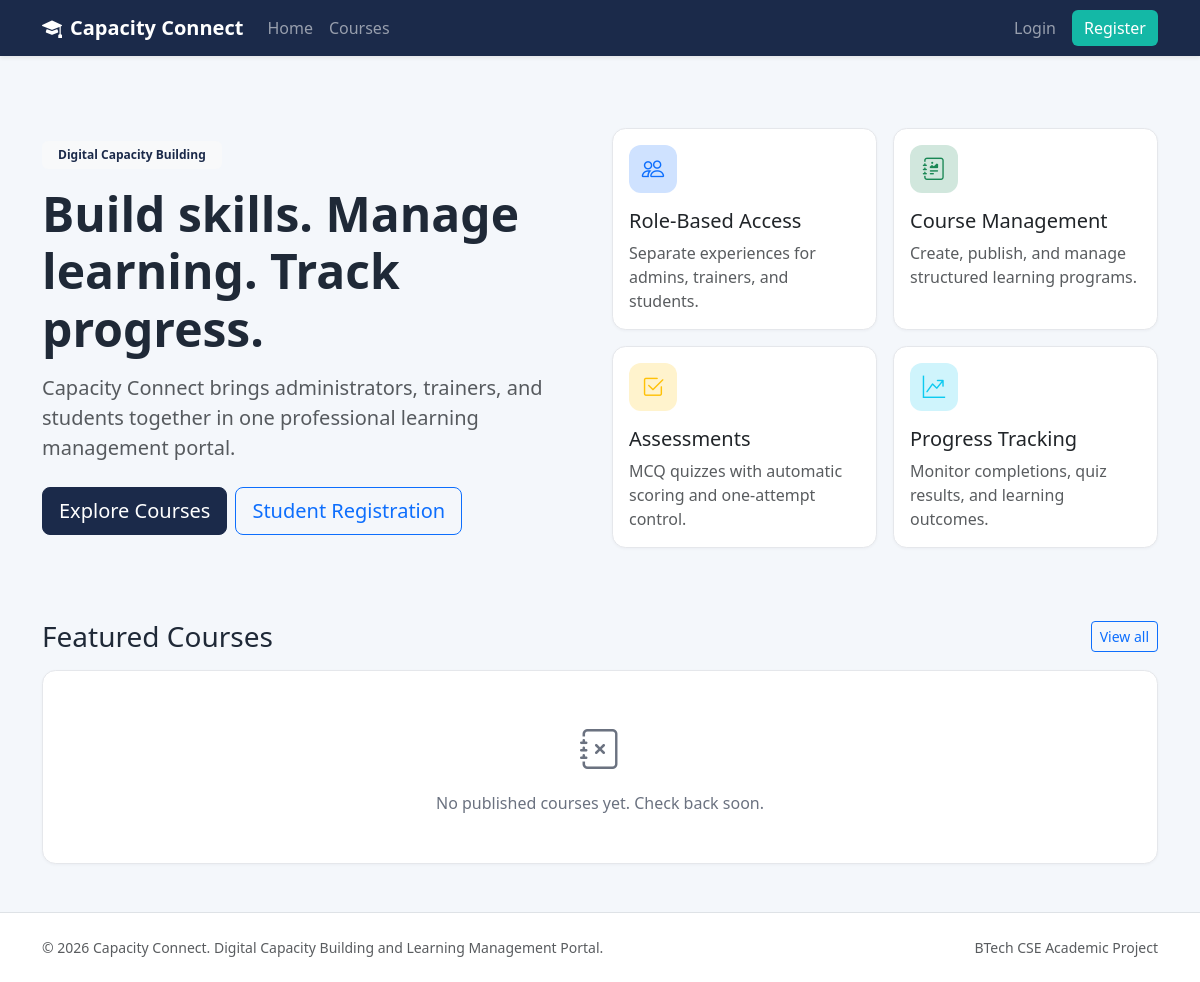
Before: / with the older database file.
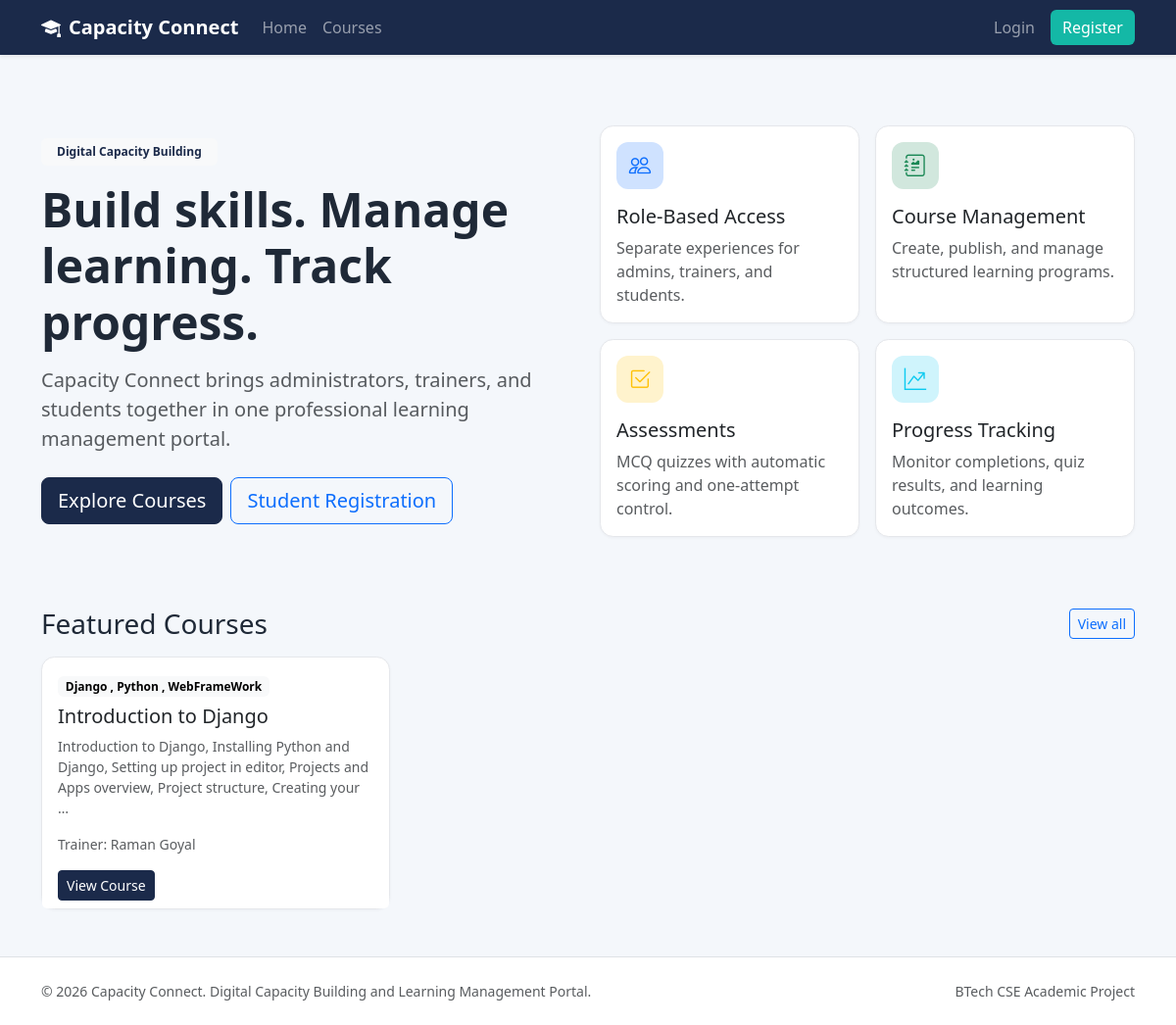
After: the same page with the newer database file.
### courses/models.py (models this page shows, shortened)
class Course(models.Model):
    class Status(models.TextChoices):
        DRAFT = "DRAFT", "Draft"
        PUBLISHED = "PUBLISHED", "Published"
        ARCHIVED = "ARCHIVED", "Archived"
    title = models.CharField(max_length=200)
    description = models.TextField()
    category = models.CharField(max_length=100)
    trainer = models.ForeignKey(
        settings.AUTH_USER_MODEL,
        on_delete=models.CASCADE,
        related_name="courses_taught",
    )
    status = models.CharField(max_length=20, choices=Status.choices, default=Status.DRAFT)
    thumbnail = models.ImageField(upload_to="course_thumbnails/", blank=True, null=True)
    created_at = models.DateTimeField(auto_now_add=True)
    updated_at = models.DateTimeField(auto_now=True)
    class Meta:
        ordering = ["-created_at"]
        constraints = [
            models.UniqueConstraint(
                fields=["trainer", "title"],
                name="unique_course_title_per_trainer",
            )
        ]

### accounts/models.py (models this page shows, shortened)
class User(AbstractUser):
    class Role(models.TextChoices):
        ADMIN = "ADMIN", "Administrator"
        TRAINER = "TRAINER", "Trainer"
        STUDENT = "STUDENT", "Student"
    role = models.CharField(max_length=20, choices=Role.choices, default=Role.STUDENT)
    email = models.EmailField(unique=True)
    class Meta:
        ordering = ["username"]

### core/views.py (the view)
# urls.py: path("", views.home, name="home"),
def home(request):
    featured_courses = Course.objects.filter(status=Course.Status.PUBLISHED).select_related("trainer")[:6]
    return render(request, "core/home.html", {"featured_courses": featured_courses})

### core/context_processors.py (called while the page is built, shortened)
def global_notifications(request):
    return {"global_unread_notification_count": 0, "global_recent_notifications": []}

### templates/core/home.html (shortened to what this page needs)
{% extends 'base.html' %}
{% block content %}
<section class="py-5">
    <div class="row align-items-center g-4">
        <div class="col-lg-6">
            <span class="badge text-bg-light text-primary-dark mb-3 px-3 py-2">Digital Capacity Building</span>
            <h1 class="display-5 fw-bold mb-3">Build skills. Manage learning. Track progress.</h1>
            <p class="lead text-muted mb-4">Capacity Connect brings administrators, trainers, and students together in one professional learning management portal.</p>
            <div class="d-flex gap-2 flex-wrap">
                <a href="{% url 'courses:course_list' %}" class="btn btn-primary btn-lg">Explore Courses</a>
                {% if not user.is_authenticated %}
                <a href="{% url 'accounts:register' %}" class="btn btn-outline-primary btn-lg">Student Registration</a>
                {% else %}
                <a href="{% url 'accounts:dashboard_redirect' %}" class="btn btn-outline-primary btn-lg">Go to Dashboard</a>
                {% endif %}
            </div>
        </div>
        <div class="col-lg-6">
            <div class="row g-3">
                <div class="col-sm-6">
                    <div class="card stat-card h-100"><div class="card-body"><div class="stat-icon bg-primary-subtle text-primary mb-3"><i class="bi bi-people"></i></div><h3 class="h5">Role-Based Access</h3><p class="text-muted mb-0">Separate experiences for admins, trainers, and students.</p></div></div>
                </div>
                <div class="col-sm-6">
                    <div class="card stat-card h-100"><div class="card-body"><div class="stat-icon bg-success-subtle text-success mb-3"><i class="bi bi-journal-richtext"></i></div><h3 class="h5">Course Management</h3><p class="text-muted mb-0">Create, publish, and manage structured learning programs.</p></div></div>
                </div>
                <div class="col-sm-6">
                    <div class="card stat-card h-100"><div class="card-body"><div class="stat-icon bg-warning-subtle text-warning mb-3"><i class="bi bi-check2-square"></i></div><h3 class="h5">Assessments</h3><p class="text-muted mb-0">MCQ quizzes with automatic scoring and one-attempt control.</p></div></div>
                </div>
                <div class="col-sm-6">
                    <div class="card stat-card h-100"><div class="card-body"><div class="stat-icon bg-info-subtle text-info mb-3"><i class="bi bi-graph-up-arrow"></i></div><h3 class="h5">Progress Tracking</h3><p class="text-muted mb-0">Monitor completions, quiz results, and learning outcomes.</p></div></div>
                </div>
            </div>
        </div>
    </div>
</section>
<section class="py-4">
    <div class="d-flex justify-content-between align-items-center mb-3">
        <h2 class="h3 mb-0">Featured Courses</h2>
        <a href="{% url 'courses:course_list' %}" class="btn btn-sm btn-outline-primary">View all</a>
    </div>
    <div class="row g-4">
        {% for course in featured_courses %}
        <div class="col-md-6 col-lg-4">
            <div class="card h-100">
                <div class="card-body">
                    <span class="badge text-bg-light mb-2">{{ course.category }}</span>
                    <h3 class="h5">{{ course.title }}</h3>
                    <p class="text-muted small">{{ course.description|truncatewords:20 }}</p>
                    <div class="small text-muted">Trainer: {{ course.trainer.get_full_name|default:course.trainer.username }}</div>
                </div>
                <div class="card-footer bg-white border-0 pt-0">
                    <a href="{% url 'courses:course_detail' course.pk %}" class="btn btn-sm btn-primary">View Course</a>
                </div>
            </div>
        </div>
        {% empty %}
        <div class="col-12">
            <div class="card"><div class="card-body empty-state"><i class="bi bi-journal-x"></i><p class="mb-0">No published courses yet. Check back soon.</p></div></div>
        </div>
        {% endfor %}
    </div>
</section>
{% endblock %}

### templates/base.html (shortened to what this page needs)
{% load static %}
<!DOCTYPE html>
<html lang="en">
<head>
    <link href="https://cdn.jsdelivr.net/npm/bootstrap@5.3.3/dist/css/bootstrap.min.css" rel="stylesheet">
    <link href="https://cdn.jsdelivr.net/npm/bootstrap-icons@1.11.3/font/bootstrap-icons.min.css" rel="stylesheet">
    <link rel="stylesheet" href="{% static 'css/style.css' %}">
</head>
<body>
<nav class="navbar navbar-expand-lg navbar-dark bg-primary-dark sticky-top shadow-sm">
    <div class="container{% block nav_container_fluid %}{% endblock %}">
        <a class="navbar-brand fw-bold" href="{% url 'home' %}">
            <i class="bi bi-mortarboard-fill me-2"></i>Capacity Connect
        </a>
        <div class="collapse navbar-collapse" id="mainNav">
            <ul class="navbar-nav me-auto mb-2 mb-lg-0">
                <li class="nav-item"><a class="nav-link" href="{% url 'home' %}">Home</a></li>
                <li class="nav-item"><a class="nav-link" href="{% url 'courses:course_list' %}">Courses</a></li>
            </ul>
            <ul class="navbar-nav ms-auto align-items-lg-center">
                {% if user.is_authenticated %}
                <li class="nav-item me-2">
                    <a class="nav-link position-relative" href="{% url 'notifications:notification_list' %}">
                        <i class="bi bi-bell"></i>
                        {% if global_unread_notification_count %}
                        <span class="position-absolute top-0 start-100 translate-middle badge rounded-pill bg-danger">{{ global_unread_notification_count }}</span>
                        {% endif %}
                    </a>
                </li>
                <li class="nav-item dropdown">
                    <a class="nav-link dropdown-toggle" href="#" data-bs-toggle="dropdown">
                        <i class="bi bi-person-circle me-1"></i>{{ user.get_short_name|default:user.username }}
                    </a>
                    <ul class="dropdown-menu dropdown-menu-end">
                        <li><a class="dropdown-item" href="{% url 'accounts:profile' %}">Profile</a></li>
                        <li><a class="dropdown-item" href="{% url 'accounts:password_change' %}">Change Password</a></li>
                        <li><hr class="dropdown-divider"></li>
                        <li>
                            <form method="post" action="{% url 'accounts:logout' %}">
                                {% csrf_token %}
                                <button type="submit" class="dropdown-item text-danger">Logout</button>
                            </form>
                        </li>
                    </ul>
                </li>
                {% else %}
                <li class="nav-item"><a class="nav-link" href="{% url 'accounts:login' %}">Login</a></li>
                <li class="nav-item"><a class="btn btn-accent ms-lg-2" href="{% url 'accounts:register' %}">Register</a></li>
                {% endif %}
            </ul>
        </div>
    </div>
</nav>
{% block page_wrapper %}
<main class="py-4">
    <div class="container{% block container_fluid %}{% endblock %}">
        {% block content %}{% endblock %}
    </div>
</main>
{% endblock %}
<footer class="footer py-4 mt-auto border-top">
    <div class="container d-flex flex-column flex-md-row justify-content-between align-items-center gap-2">
        <div class="text-muted small">&copy; {% now "Y" %} Capacity Connect. Digital Capacity Building and Learning Management Portal.</div>
        <div class="small text-muted">BTech CSE Academic Project</div>
    </div>
</footer>
</body>
</html>

### static/css/style.css (style rules this page uses)
:root { --cc-primary: #1b2a4a; --cc-primary-soft: #243b66; --cc-accent: #14b8a6; --cc-accent-hover: #0d9488; --cc-bg: #f4f7fb; --cc-surface: #ffffff; --cc-text: #1f2937; --cc-muted: #6b7280; --cc-border: #e5e7eb; }
body { background: var(--cc-bg); color: var(--cc-text); min-height: 100vh; display: flex; flex-direction: column; }
.bg-primary-dark { background-color: var(--cc-primary) !important; }
.text-primary-dark { color: var(--cc-primary) !important; }
.btn-accent { background: var(--cc-accent); color: #fff; border: none; }
.btn-primary { background: var(--cc-primary); border-color: var(--cc-primary); }
.card { border: 1px solid var(--cc-border); border-radius: 0.85rem; box-shadow: 0 1px 3px rgba(15, 23, 42, 0.04); }
.stat-card .stat-icon { width: 48px; height: 48px; border-radius: 12px; display: inline-flex; align-items: center; justify-content: center; font-size: 1.4rem; }
.footer { background: #fff; margin-top: auto; }

Changed rows visible on the page:
added Course: category "Django , Python , WebFrameWork", title "Introduction to Django", description "Introduction to Django, Installing Python and Django, Setting up project in editor, Projects and Apps overview, Project structure, Creating your …", trainer.get_full_name "Raman Goyal"
Other visible differences:
text no longer shown: "No published courses yet. Check back soon."
